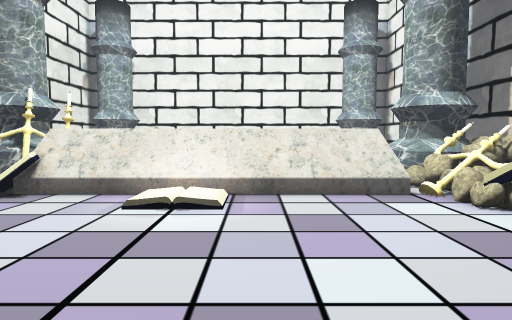
View 1 (above)

15 first-person views from a walk through a Unity game level. The camera is 1.3 m above the floor, tilts 4° down and sees 75° across. The floor is counted in squares, 1 m on a side. Each view is taken from the middle of a square. On the plan, view 1 faces up. The plan holds only what a view shows up to about 14 squares ahead; the rest is blank. The place goes on beyond the plan. Some animated figures are left out.

View 2
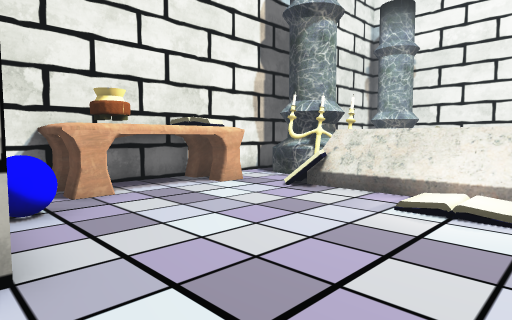

View 3
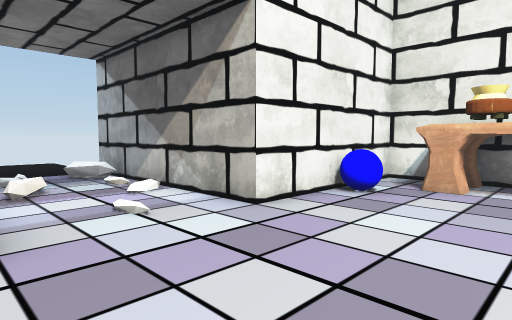

View 4
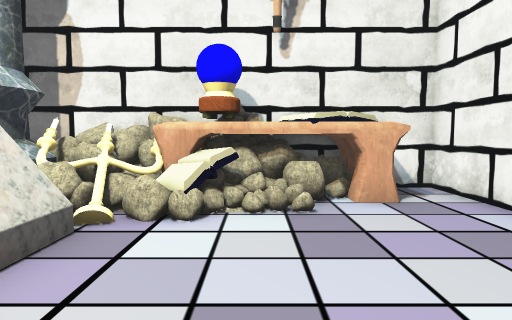

View 5
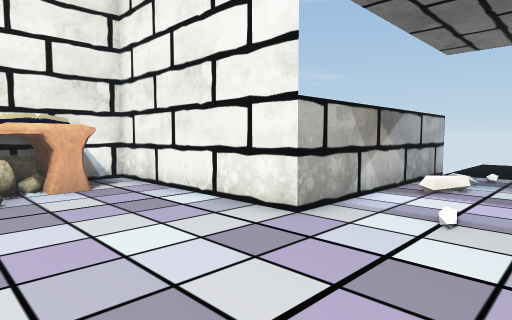

View 6
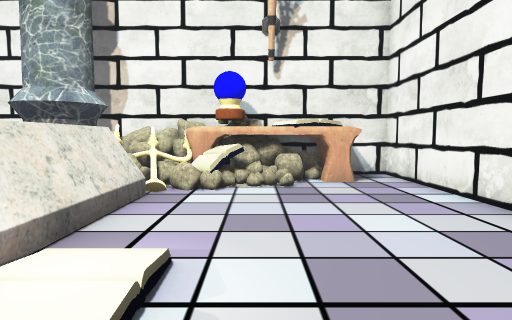

View 7
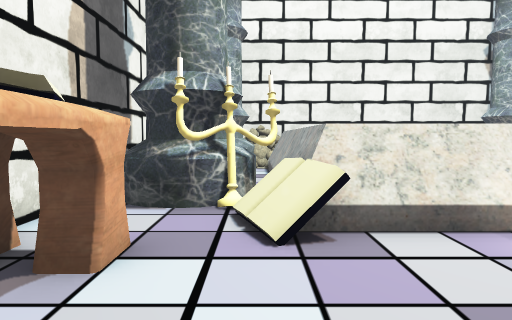

View 8
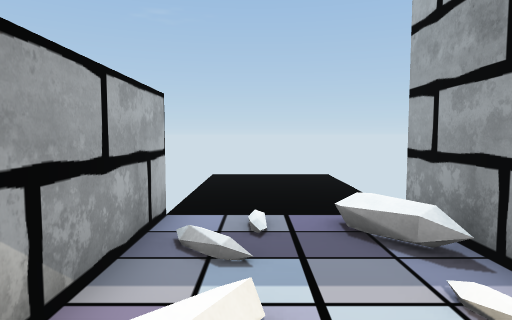

View 9
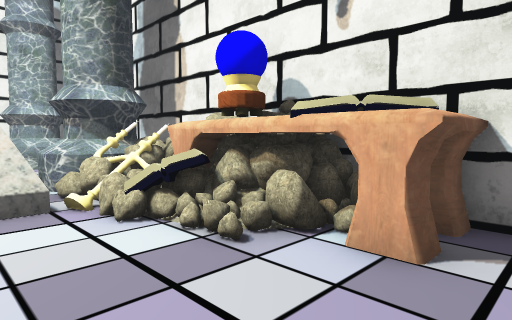

View 10
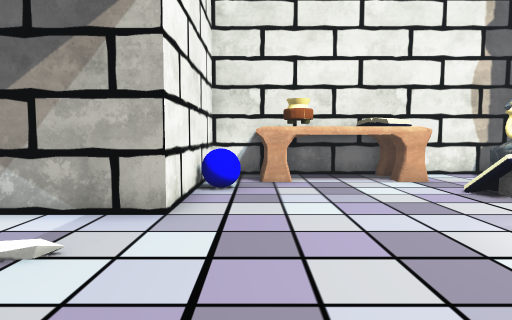

View 11
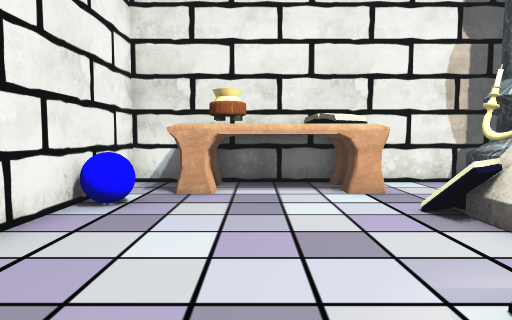

View 12
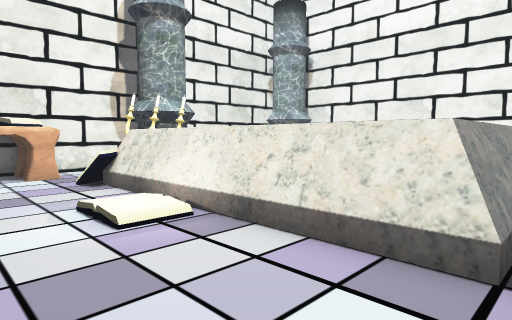

View 13
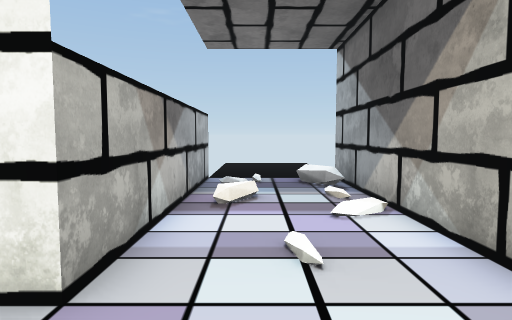

View 14
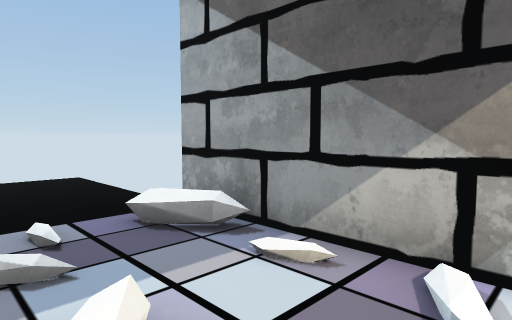

View 15
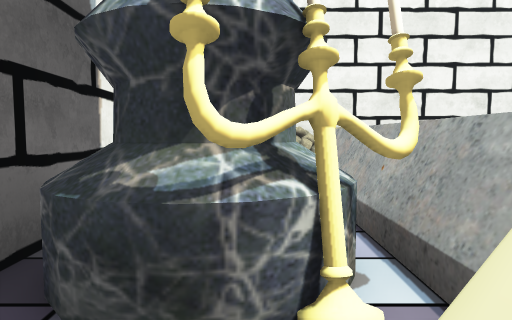

### Floor plan
Key: @ floor where view 1 was taken; # wall or solid block; . floor; / step, stairs or slope; = window, fence, low wall or low ledge; ^ raised ledge; O other object.
Columns run from 10 left of view 1 to 8 right of it. Each row starts with its distance up from view 1.
 12    #=^
 11    #=^       #
 10 ####O^       ######
  9 #.##O^       #O#OOO
  8 #...O^########OOOOO
  7 #OO..O..//....OOO O
  6 #OO.....//.....OOOO
  5 #OO............OOOO
  4 #OO............OOO#
  3 #OO.............O #
  2 #OO.............OO#
  1 ## OO.............#
  0   #####...@########
 -1       #....#
 -2       #....#
 -3       #....#
 -4       #....#
 -5       #....#
 -6       #O...#
 -7       # //.#
 -8        ....
 -9        ....
-10        ....
-11        ....
-12        ....
-13        ....

Where each view was taken, in squares from view 1:
view 1: 0 up, 0 right, facing up
view 2: 0 up, 0 right, facing up-left
view 3: 5 up, 1 right, facing down-left
view 4: 5 up, 1 left, facing right
view 5: 5 up, 3 left, facing down-right
view 6: 5 up, 4 left, facing right
view 7: 3 up, 6 left, facing up
view 8: 2 down, 1 left, facing down
view 9: 1 up, 2 right, facing up-right
view 10: 2 up, 2 right, facing left
view 11: 4 up, 0 right, facing left
view 12: 4 up, 4 right, facing up-left
view 13: 3 up, 1 left, facing down
view 14: 2 down, 0 right, facing down-left
view 15: 7 up, 7 left, facing up
